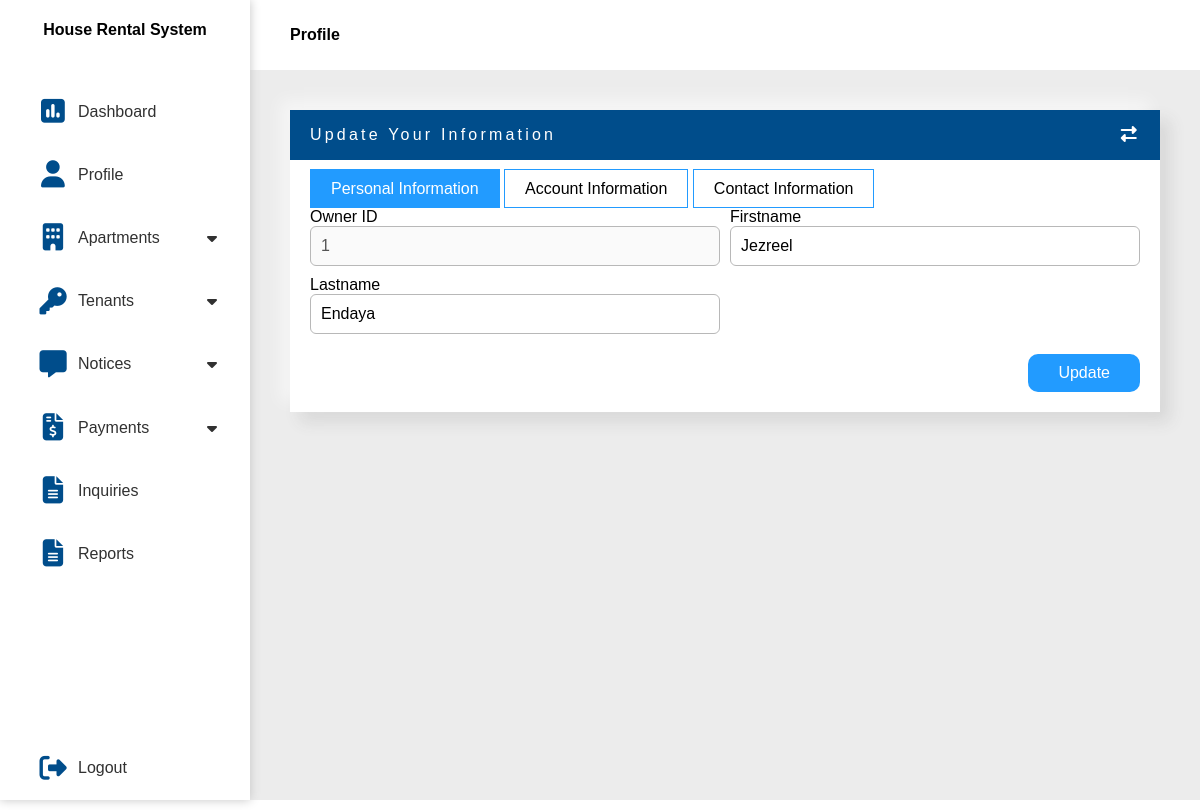
The app's page /landlord/edit-profile.php?q=personalinformation (signed in) with its own data.
### tables this page shows
CREATE TABLE `tblowners` (
  `Owner_ID` int(11) NOT NULL,
  `User_ID` int(11) NOT NULL,
  `Firstname` varchar(55) NOT NULL,
  `Lastname` varchar(55) NOT NULL,
  `Contact_Number` bigint(15) NOT NULL,
  `Membership_StartDate` date NOT NULL,
  `Membership_EndDate` date NOT NULL
);

### include/fetch-id.php (called while the page is built, shortened)
<?php
if (isset($_SESSION['User_ID'])) {
    $id = $_SESSION['User_ID'];
} else {
    header('Location: ../login.php');
}
?>

### landlord/edit-profile.php (the view, shortened to what this page needs)
<?php
include_once "../connection/dbcon.php";
include_once "../include/fetch-id.php";
$owner_information_query = "SELECT `tblowners`.*, `tbluser`.*
    FROM `tblowners`
	LEFT JOIN `tbluser` ON `tblowners`.`User_ID` = `tbluser`.`User_ID` where tbluser.User_ID=$id";
$owner_information_result = $con->query($owner_information_query);
$owner_information_row = $owner_information_result->fetch_assoc();
?>
<!DOCTYPE html>
<html lang="en">
<head>
    <link rel="stylesheet" href="css/style.css">
    <link rel="stylesheet" href="css/table.css">
    <link rel="stylesheet" href="css/input-handler.css">
    <?php include "../include/icon/fontawesome.php"; ?>
</head>
<body>
    <div class="container">
        <?php
        include 'include/sidebar.php'
        ?>
        <main>
            <header>
                <h1>Profile</h1>
            </header>
            <div class="content">
                <div class="add-apartment add-maincontent">
                    <div class="heading">
                        <p>Update Your Information</p>
                        <p><a href="profile.php"><i class="fa-solid fa-right-left"></i></a></p>
                    </div>
                    <div class="body">
                        <form action="" method="POST" enctype="multipart/form-data">
                            <?php
                            if (isset($_GET['q'])) {
                                if ($_GET['q'] === "personalinformation") {
                            ?>
                                    <div class="personal-info">
                                        <div class="header-button">
                                            <a href="edit-profile.php?q=personalinformation" class="active">Personal Information</a>
                                            <a href="edit-profile.php?q=accountinformation">Account Information</a>
                                            <a href="edit-profile.php?q=contactinformation">Contact Information</a>
                                        </div>
                                        <div class="info-content">
                                            <div class="input-handler">
                                                <label for="ownerid">Owner ID</label>
                                                <input name="ownerid" value="<?php echo $owner_information_row['Owner_ID'] ?>" disabled>
                                            </div>
                                            <div class="input-handler">
                                                <label for="fname">Firstname</label>
                                                <input name="fname" value="<?php echo $owner_information_row['Firstname'] ?>">
                                            </div>
                                            <div class="input-handler">
                                                <label for="lname">Lastname</label>
                                                <input name="lname" value="<?php echo $owner_information_row['Lastname'] ?>">
                                            </div>
                                        </div>
                                        <div class="button-add">
                                            <button type="submit" name="submit-personal-information">Update</button>
                                        </div>
                                    </div>
                            <?php
                                } else if($_GET['q'] === "accountinformation") {
                                    ?>
                                    <div class="personal-info">
                                        <?php
                                            if (isset($_POST['error'])) { ?>
                                                <div class="warning">
                                                    <div class="waningmessagge">
                                                        <p class="error"><?php echo $_POST['error'] ?></p>
                                                    </div>
                                                </div>
                                            <?php
                                            unset($_POST['error']);
                                            }else if(isset($_POST['success'])){
                                                ?>
                                                <div class="success">
                                                    <div class="successmessagge">
                                                        <p class="success"><?php echo $_POST['success'] ?></p>
                                                    </div>
                                                </div>
                                            <?php
                                            unset($_POST['success']);
                                            }
                                            ?>
                                        <div class="header-button">
                                            <a href="edit-profile.php?q=personalinformation">Personal Information</a>
                                            <a href="edit-profile.php?q=accountinformation" class="active">Account Information</a>
                                            <a href="edit-profile.php?q=contactinformation">Contact Information</a>
                                        </div>
                                        <div class="info-content">
                                            <div class="input-handler">
                                                <label for="email">Email Address</label>
                                                <input name="email" value="<?php echo $owner_information_row['Email_Address'] ?>" disabled>
                                            </div>
                                        </div>
                                        <div class="info-content">
                                            <div class="input-handler">
                                                <label for="oldpass">Enter Old Password</label>
                                                <input name="oldpass" type="password">
                                            </div>
                                            <div class="input-handler">
                                                <label for="pass">Enter New Password</label>
                                                <input name="pass" type="password">
                                            </div>
                                            <div class="input-handler">
                                                <label for="cpass">Re-type New Password</label>
                                                <input name="cpass" type="password">
                                            </div>
                                        </div>
                                        <div class="button-add">
                                            <button type="submit" name="submit-account-information">Update</button>
                                        </div>
                                    </div>
                                    <?php
                                }else if($_GET['q'] === "contactinformation"){
                                    ?>
                                    <div class="personal-info">
                                        <div class="header-button">
                                            <a href="edit-profile.php?q=personalinformation">Personal Information</a>
                                            <a href="edit-profile.php?q=accountinformation">Account Information</a>
                                            <a href="edit-profile.php?q=contactinformation" class="active">Contact Information</a>
                                        </div>
                                        <br><br>
                                        <?php
                                            $verification_status_query = "SELECT verify_status from contact_verification where User_ID=$id";
                                            $verification_status_result = $con->query($verification_status_query);
                                            $verification_status_row = $verification_status_result->fetch_assoc();
                                            $status = $verification_status_row['verify_status'];
                                            if($status === "0"){
                                                ?>
                                                    <div class="status">
                                                        <i style="font-family: Arial, Helvetica, sans-serif; font-weight:lighter; color:red;">unverify</i>
                                                    </div>
                                                <?php
                                            }else{
                                                ?>
                                                    <div class="status">
                                                        <i style="font-family: Arial, Helvetica, sans-serif; font-weight:lighter; color:green;">verified</i>
                                                    </div>
                                                <?php
                                            }
                                        ?>
                                        <div class="info-content">
                                            <div class="input-handler">
                                                <label for="cnum">Contact Number</label>
                                                <div class="verify">
                                                    <input name="cnum" type="tel" value="<?php echo $owner_information_row['Contact_Number'] ?>">
                                                    <button type="submit" name="sendSMS">Verify</button>
                                                </div>
                                            </div>
                                        </div>
                                        <div class="button-add">
                                            <button type="submit" name="submit-contact-information">Update</button>
                                        </div>
                                    </div>
                                    <?php
                                }else if($_GET['q'] === "verify"){
                                ?>
                                    <div class="personal-info">
                                        <div class="info-content">
                                            <div class="input-handler">
                                                <label for="code">Enter Verification Code</label>
                                                <div class="verify">
                                                    <input name="code" type="text" value="">
                                                    <button type="submit" name="verify">Submit</button>
                                                </div>
                                            </div>
                                        </div>
                                    </div>
                                    <?php
                                }
                            }
                            ?>
                        </form>
                    </div>
                </div>
            </div>
        </main>
    </div>
</body>
</html>

### landlord/css/style.css (style rules this page uses)
:root { --main-font-family: Arial, Helvetica, sans-serif; --main-color: #004d8b; --secondary-color: #229bff; --warning: rgb(255, 87, 87); --success: #04AA6D; --success-hover: #028d5a; }
.content .add-maincontent { background-color: #ececec; box-shadow: -10px -10px 15px rgba(255, 255, 255, 0.5), 10px 10px 15px rgba(70, 70, 70, 0.12); overflow: hidden; display: flex; flex-direction: column; flex: 1 0; min-width: 350px; height: 100%; }
main header { display: flex; justify-content: space-between; align-items: center; height: 70px; }
.heading { background-color: var(--main-color); padding: 10px 20px; color: white; letter-spacing: 0.2rem; display: flex; justify-content: space-between; align-items: center; width: 100%; line-height: 30px; }
.add-maincontent .body { padding: 20px; background-color: white; }
.body .personal-info { display: block; width: 100%; }
.personal-info .info-content { display: grid; grid-template-columns: repeat(auto-fill,minmax(300px,1fr)); grid-gap: 10px; width: 100%; margin-top: 10px; }
.content .body { width: 100%; display: grid; grid-gap: 20px; }
.button-add button { color: white !important; }
.fa-right-left { color: white; }
.header-button { position: relative; }
.header-button a.active { padding: 10px 20px; background-color: #229bff; color: white; }
.header-button a { padding: 10px 20px; border: 1px solid #229bff; }

### landlord/css/table.css (style rules this page uses)
:root { --main-font-family: Arial, Helvetica, sans-serif }

### landlord/css/input-handler.css (style rules this page uses)
:root { --main-color: #004d8b; --seconday-color:#229bff; }
.input-handler { width: 100%; display: flex; flex-wrap: wrap; }
.input-handler input, .input-handler select { padding: 0 10px; }
.input-handler input, .input-handler button, .input-handler select, .input-handler textarea { width: 100%; height: 40px; border-radius: 6px; border: none; outline: none; border: 1px solid rgb(184, 184, 184); font-family: Arial, Helvetica, sans-serif !important; }
.input-handler label { font-family: var(--main-font-family); }
.body .button-add { width: 100%; display: flex; justify-content: end; margin-top: 20px; }
.button-add button { padding: 10px 30px; border-radius: 10px; background-color: var(--seconday-color); border: none; cursor: pointer; }
a { color: black; text-decoration: none; }

### landlord/include/sidebar.css (style rules this page uses)
:root { --main-font-family: Arial, Helvetica, sans-serif; --main-color: #004d8b; --secondary-color: #229bff; --warning: rgb(255, 87, 87); --success: #04AA6D; --success-hover: #028d5a; }
* { margin: 0; padding: 0; box-sizing: border-box; font-family: 'Franklin Gothic Medium', 'Arial Narrow', Arial, sans-serif; font-size: 16px; }
body { width: 100vw; height: 100vh; display: flex; justify-content: center; overflow: hidden; }
.container { display: flex; width: 100%; height: 100%; max-width: 1920px; background-color: #ececec; }
.container main { width: 100%; }
main header { width: 100%; line-height: 60px; background-color: white; padding: 0 40px; }
main .content { width: 100%; height: auto; max-height: 95%; padding: 40px; display: flex; flex-wrap: wrap; gap: 20px; overflow: auto; }
a.active { background-color: var(--main-color); color: white !important; }

### landlord/edit-profile.php (style rules this page uses)
input { text-transform: capitalize; }

### records on screen
tblowners: ownerid "1", fname "Jezreel", lname "Endaya"
